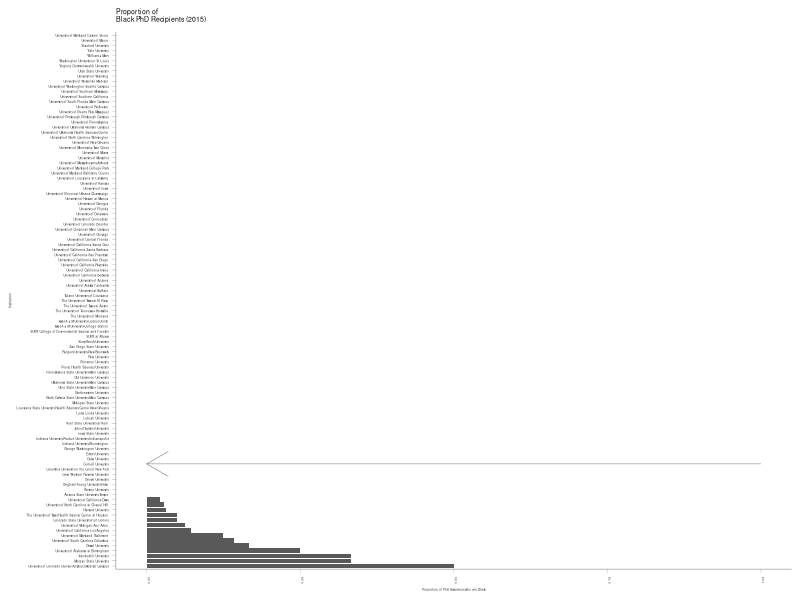
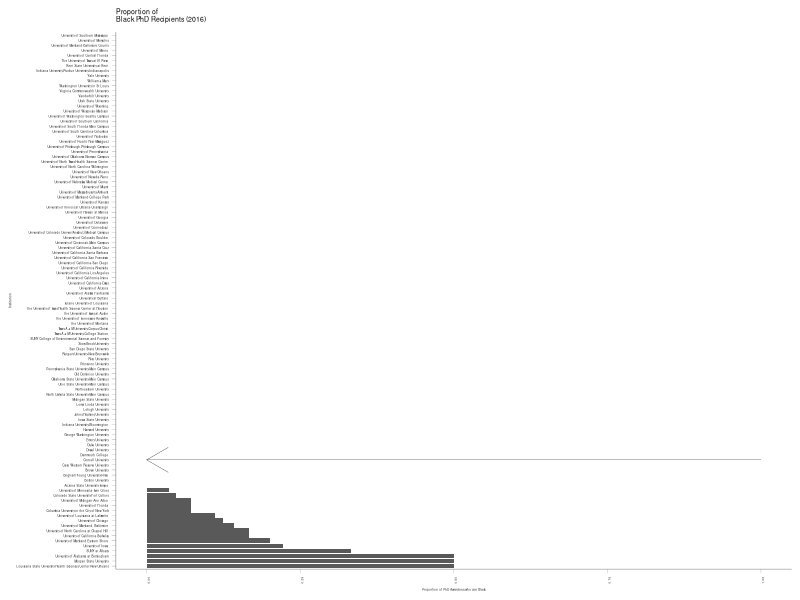
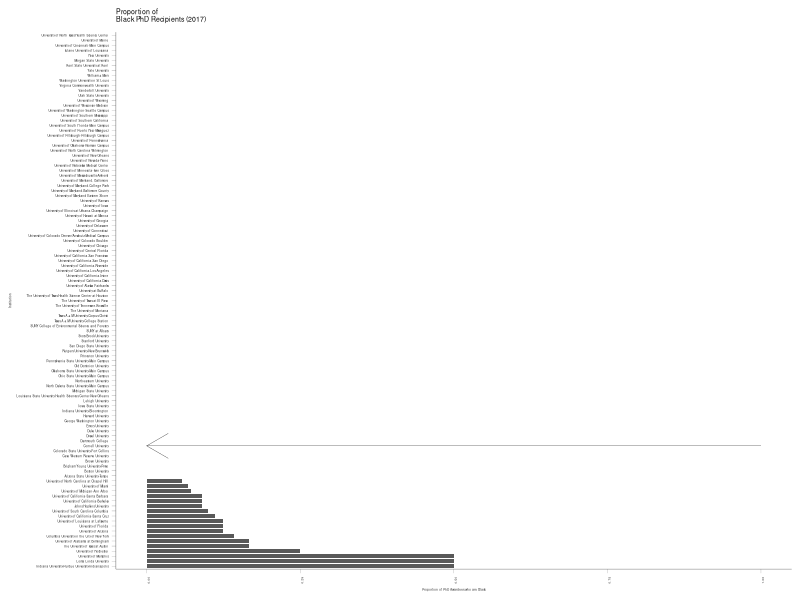
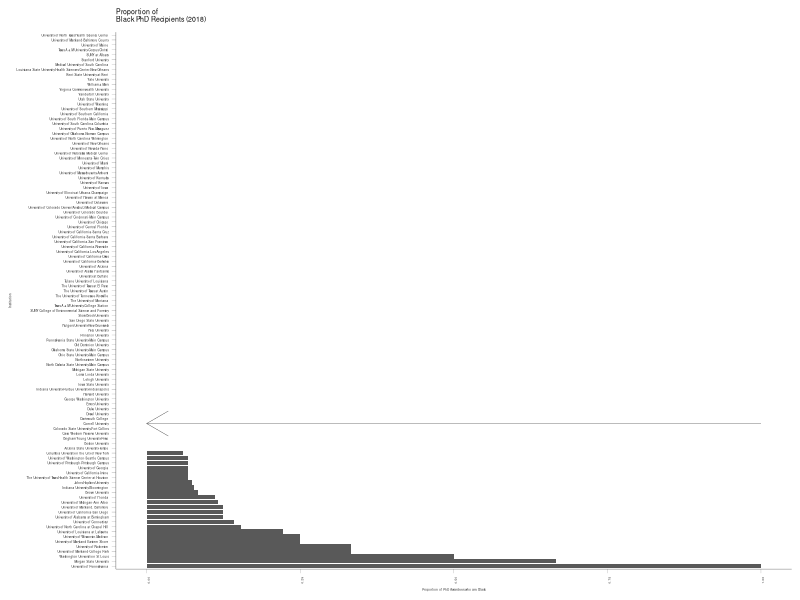
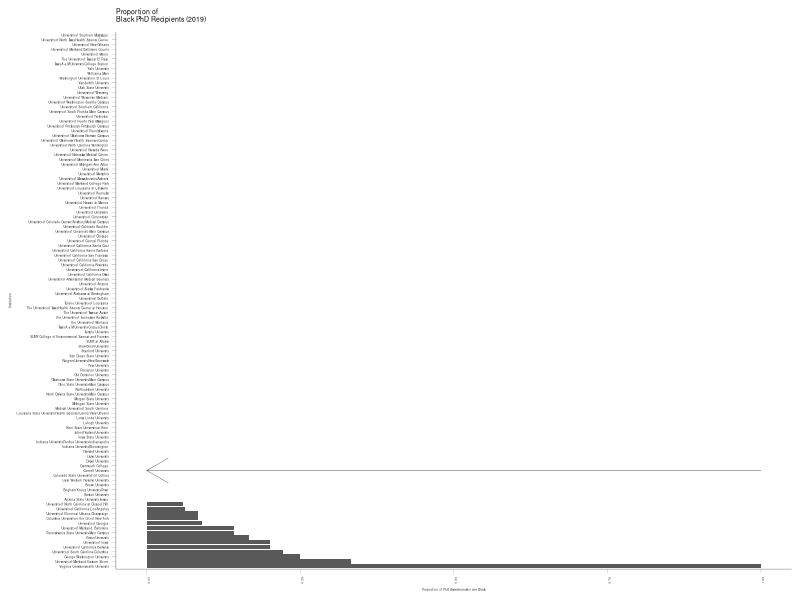
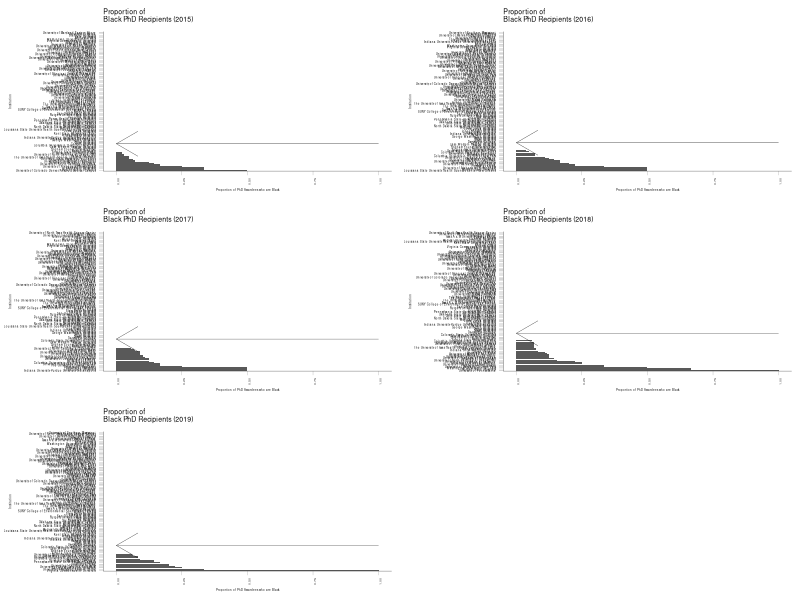
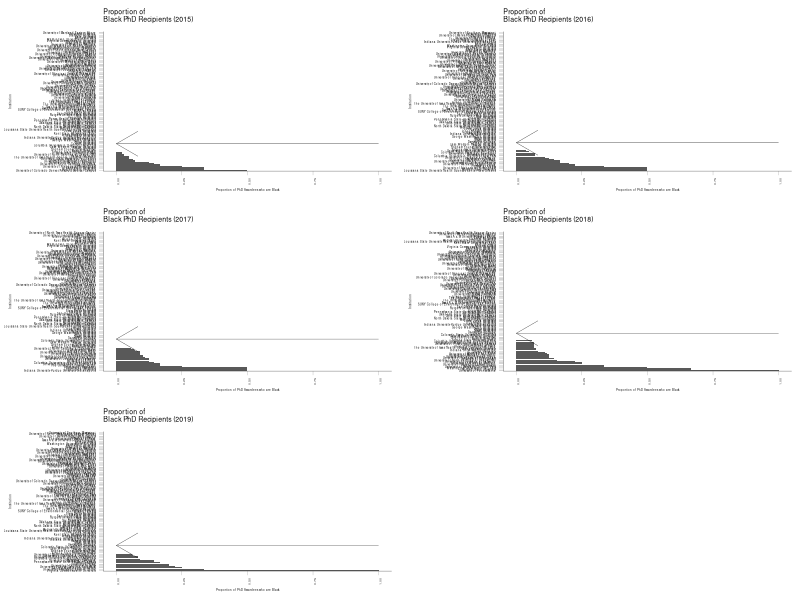

Reproduce these figures in R, in order.
# Load packages:
library(plyr)
library(tidyverse)
library(scales)
library(ggpubr)
theme_set(theme_pubr())

# Read completion data files:
IPEDS2017 <- read_csv("./IPEDSData/CSV_1192020-936.csv")
IPEDS2016 <- read_csv("./IPEDSData/CSV_1192020-687.csv")
IPEDS2019 <- read_csv("./IPEDSData/CSV_1192020-519.csv")
IPEDS2018 <- read_csv("./IPEDSData/CSV_1192020-366.csv")
IPEDS2015 <- read_csv("./IPEDSData/CSV_1192020-194.csv")

# Process the completion data:
IPEDS2015 <- select(IPEDS2015, -c("unitid", "year", "C2015_A.First or Second Major", "C2015_A.CIP Code -  2010 Classification", "C2015_A.Award Level code", "CipTitle", "IDX_C"))
IPEDS2015$ProportionBlack <- IPEDS2015$"C2015_A_RV.Black or African American total" / IPEDS2015$"C2015_A_RV.Grand total"
IPEDS2015Long <- pivot_longer(IPEDS2015, cols = "C2015_A_RV.Grand total":"ProportionBlack")

IPEDS2016 <- select(IPEDS2016, -c("unitid", "year", "C2016_A.First or Second Major", "C2016_A.CIP Code -  2010 Classification", "C2016_A.Award Level code", "CipTitle", "IDX_C"))
IPEDS2016$ProportionBlack <- IPEDS2016$"C2016_A_RV.Black or African American total" / IPEDS2016$"C2016_A_RV.Grand total"
IPEDS2016Long <- pivot_longer(IPEDS2016, cols = "C2016_A_RV.Grand total":"ProportionBlack")

IPEDS2017 <- select(IPEDS2017, -c("unitid", "year", "C2017_A.First or Second Major", "C2017_A.CIP Code -  2010 Classification", "C2017_A.Award Level code", "CipTitle", "IDX_C"))
IPEDS2017$ProportionBlack <- IPEDS2017$"C2017_A_RV.Black or African American total" / IPEDS2017$"C2017_A_RV.Grand total"
IPEDS2017Long <- pivot_longer(IPEDS2017, cols = "C2017_A_RV.Grand total":"ProportionBlack")

IPEDS2018 <- select(IPEDS2018, -c("unitid", "year", "C2018_A.First or Second Major", "C2018_A.CIP Code -  2010 Classification", "C2018_A.Award Level code", "CipTitle", "IDX_C"))
IPEDS2018$ProportionBlack <- IPEDS2018$"C2018_A_RV.Black or African American total" / IPEDS2018$"C2018_A_RV.Grand total"
IPEDS2018Long <- pivot_longer(IPEDS2018, cols = "C2018_A_RV.Grand total":"ProportionBlack")

IPEDS2019 <- select(IPEDS2019, -c("unitid", "year", "C2019_A.First or Second Major", "C2019_A.CIP Code -  2010 Classification", "C2019_A.Award Level code", "CipTitle", "IDX_C"))
IPEDS2019$ProportionBlack <- IPEDS2019$"C2019_A.Black or African American total" / IPEDS2019$"C2019_A.Grand total"
IPEDS2019Long <- pivot_longer(IPEDS2019, cols = "C2019_A.Grand total":"ProportionBlack")

# Plot completion data:
BlackProportionPlotting <- function(data, plotname, title) {
  plotname <- ggplot(data = data) + 
    geom_col(mapping = aes(x = reorder(`institution name`, -ProportionBlack), y = ProportionBlack)) + 
    theme(axis.text.x = element_text(angle = 90), 
          axis.text = element_text(size = 2), 
          axis.title = element_text(size = 2), 
          axis.line = element_line(size = 0.1), 
          axis.ticks = element_line(size = 0.05), 
          plot.title = element_text(size = 5)) + 
    annotate("segment", 
             x = "Cornell University", 
             xend = "Cornell University", 
             y = 1, 
             yend = 0, 
             size = 0.1,  
             arrow = arrow()) + 
    labs(title = title, 
         x = "Institution", 
         y = "Proportion of PhD Awardees who are Black") +
    coord_flip()
  plot(plotname)
}

BPC2015 <- BlackProportionPlotting(IPEDS2015, "BPC2015", "Proportion of \nBlack PhD Recipients (2015)")
BPC2016 <- BlackProportionPlotting(IPEDS2016, "BPC2016", "Proportion of \nBlack PhD Recipients (2016)")
BPC2017 <- BlackProportionPlotting(IPEDS2017, "BPC2017", "Proportion of \nBlack PhD Recipients (2017)")
BPC2018 <- BlackProportionPlotting(IPEDS2018, "BPC2018", "Proportion of \nBlack PhD Recipients (2018)")
BPC2019 <- BlackProportionPlotting(IPEDS2019, "BPC2019", "Proportion of \nBlack PhD Recipients (2019)")

BPCCombined <- ggarrange(BPC2015, BPC2016, BPC2017, BPC2018, BPC2019, ncol = 2, nrow = 3)
plot(BPCCombined)
ggsave(filename = "BPCCombined.pdf", plot = last_plot(), device = "pdf")
